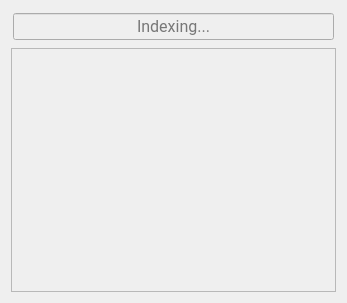
<?xml version="1.0" encoding="UTF-8"?>
<ui version="4.0">
 <class>FinderWindow</class>
 <widget class="QMainWindow" name="FinderWindow">
  <property name="geometry">
   <rect>
    <x>0</x>
    <y>0</y>
    <width>347</width>
    <height>303</height>
   </rect>
  </property>
  <property name="windowTitle">
   <string>Fetch</string>
  </property>
  <property name="windowIcon">
   <iconset resource="icons.qrc">
    <normaloff>:/icons/app_icon</normaloff>:/icons/app_icon</iconset>
  </property>
  <widget class="QWidget" name="centralWidget">
   <property name="styleSheet">
    <string notr="true"/>
   </property>
   <layout class="QVBoxLayout" name="verticalLayout">
    <item>
     <widget class="QWidget" name="topArea" native="true">
      <property name="styleSheet">
       <string notr="true"/>
      </property>
      <layout class="QHBoxLayout" name="horizontalLayout">
       <property name="spacing">
        <number>0</number>
       </property>
       <property name="leftMargin">
        <number>2</number>
       </property>
       <property name="topMargin">
        <number>2</number>
       </property>
       <property name="rightMargin">
        <number>2</number>
       </property>
       <property name="bottomMargin">
        <number>2</number>
       </property>
       <item>
        <widget class="QLineEdit" name="searchBar">
         <property name="enabled">
          <bool>false</bool>
         </property>
         <property name="font">
          <font>
           <family>Roboto</family>
           <pointsize>12</pointsize>
          </font>
         </property>
         <property name="alignment">
          <set>Qt::AlignCenter</set>
         </property>
         <property name="placeholderText">
          <string>Indexing...</string>
         </property>
        </widget>
       </item>
      </layout>
     </widget>
    </item>
    <item>
     <widget class="QScrollArea" name="scrollArea">
      <property name="focusPolicy">
       <enum>Qt::NoFocus</enum>
      </property>
      <property name="styleSheet">
       <string notr="true"/>
      </property>
      <property name="verticalScrollBarPolicy">
       <enum>Qt::ScrollBarAlwaysOff</enum>
      </property>
      <property name="horizontalScrollBarPolicy">
       <enum>Qt::ScrollBarAlwaysOff</enum>
      </property>
      <property name="widgetResizable">
       <bool>true</bool>
      </property>
      <widget class="QWidget" name="scrollAreaContents">
       <property name="geometry">
        <rect>
         <x>0</x>
         <y>0</y>
         <width>327</width>
         <height>16</height>
        </rect>
       </property>
       <property name="sizePolicy">
        <sizepolicy hsizetype="Preferred" vsizetype="Fixed">
         <horstretch>0</horstretch>
         <verstretch>0</verstretch>
        </sizepolicy>
       </property>
       <layout class="QVBoxLayout" name="verticalLayout_2">
        <property name="spacing">
         <number>2</number>
        </property>
        <property name="leftMargin">
         <number>2</number>
        </property>
        <property name="topMargin">
         <number>2</number>
        </property>
        <property name="rightMargin">
         <number>2</number>
        </property>
        <property name="bottomMargin">
         <number>2</number>
        </property>
       </layout>
      </widget>
     </widget>
    </item>
   </layout>
  </widget>
 </widget>
 <layoutdefault spacing="6" margin="11"/>
 <resources>
  <include location="icons.qrc"/>
 </resources>
 <connections/>
</ui>
